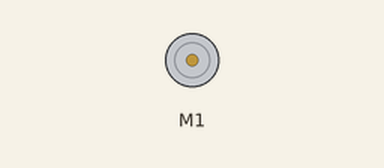
Recording of a sketch running on a simulated Arduino Uno, built with avr-gcc and run on an emulated ATmega328P. On the bench: DC motor (green arrow = forward, orange = backward, longer = faster).

Above: at 5.6 s.
Timing chart, 0 to 15.9 s (numbered marks = the images above):
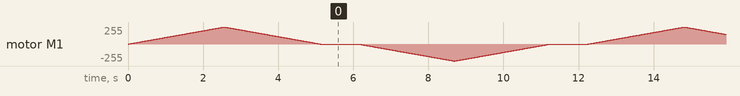

The sketch:

ch10_adafruit_motor_dc.ino
```cpp
#include <Wire.h> // I2C
#include <Adafruit_MotorShield.h>

// 建立代表馬達控制板的物件
Adafruit_MotorShield motorShield = Adafruit_MotorShield();
// 取得代表馬達的物件，假定直流馬達連接M1，
// 傳入1便可得到指向馬達物件的指標
Adafruit_DCMotor *motor = motorShield.getMotor(1);

void setup() {
  motorShield.begin(); // 啟用並初始化
}
void loop() {
  int i;
  // FORWARD是往前轉，BACKWARD往後轉，RELEASE停止
  motor->run(FORWARD); // 往前轉
  for(i = 0; i <= 255; i++){ // 漸快
    motor->setSpeed(i); // 設定轉速，0是關閉，255是最快轉速
    delay(10);
  }
  for(i = 255; i >= 0; i--){ // 漸慢
    motor->setSpeed(i);
    delay(10);
  }
  delay(1000);
  motor->run(BACKWARD); // 往後轉
  for(i = 0; i <= 255; i++){ // 漸快
    motor->setSpeed(i);
    delay(10);
  }
  for(i = 255; i >= 0; i--){ // 漸慢
    motor->setSpeed(i);
    delay(10);
  }
  motor->run(RELEASE); // 停止
  delay(1000);
}
```
